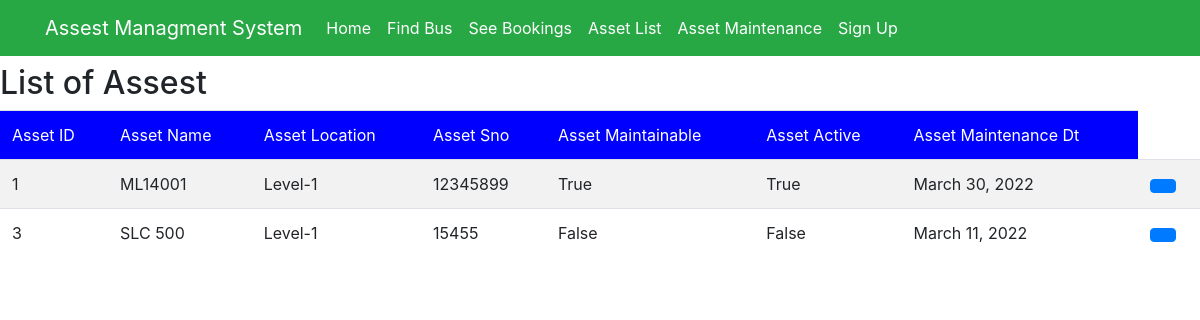
Page /asset on the committed database.
### myapp/models.py (models this page shows, shortened)
class Asset(models.Model):
    asset_id = models.AutoField(primary_key=True)
    asset_name = models.CharField(max_length=100)
    asset_desc = models.CharField(max_length=100)
    asset_loc = models.CharField(max_length=100, choices=ASSET_LOCATION)
    asset_tag = models.CharField(max_length=100)
    asset_group = models.CharField(max_length=100)
    asset_category = models.CharField(max_length=100, choices=ASSET_CHOICES)
    asset_serial_No = models.CharField(max_length=100)
    asset_manufacturer = models.CharField(max_length=100)
    date_purchased = models.DateTimeField()
    date_warranty = models.DateTimeField()
    asset_warranty = models.BooleanField(default=False)
    asset_active = models.BooleanField(default=False)
    asset_Maintainable  = models.BooleanField(default=False)
    asset_main_date = models.DateField()

### myapp/views.py (the view)
# urls.py: path('asset', views.asset, name="asset"),
def asset(request,new={}):
    context = {}
    asset = Asset.objects.all()
    if asset:
        return render(request, 'myapp/asset.html', locals())
    else:
        context["error"] = "Sorry no asset record"

### myapp/templates/myapp/asset.html (shortened to what this page needs)
{% extends 'myapp/base.html' %}
{% block content %}
<h2>List of Assest</h2>
<table class="table table-striped">
    <thead style="background-color: blue;color: white;">
    <td>Asset ID</td>
    <td>Asset Name</td>
    <td>Asset Location</td>
    <td>Asset Sno</td>
    <td>Asset Maintainable</td>
    <td>Asset Active</td>
    <td>Asset Maintenance Dt</td>
    </thead>
    {% for row in asset %}
    <tr>
        <td>{{row.asset_id}}</td>
        <td>{{row.asset_name}}</td>
        <td>{{row.asset_loc}}</td>
        <td>{{row.asset_serial_No}}</td>
        <td>{{row.asset_Maintainable}}</td>
        <td>{{row.asset_active}}</td>
        <td>{{row.asset_main_date}}</td>
        <td><a class="btn btn-primary btn-s" href="{% url 'assetview' row.asset_id %}" method="post"></a></td>
    </tr>
    {% endfor %}
</table>
{% endblock %}

### rows in the picture
Asset: asset_id "1", asset_name "ML14001", asset_loc "Level-1", asset_serial_No "12345899", asset_Maintainable "True", asset_active "True", asset_main_date "March 30, 2022"
Asset: asset_id "3", asset_name "SLC 500", asset_loc "Level-1", asset_serial_No "15455", asset_Maintainable "False", asset_active "False", asset_main_date "March 11, 2022"
